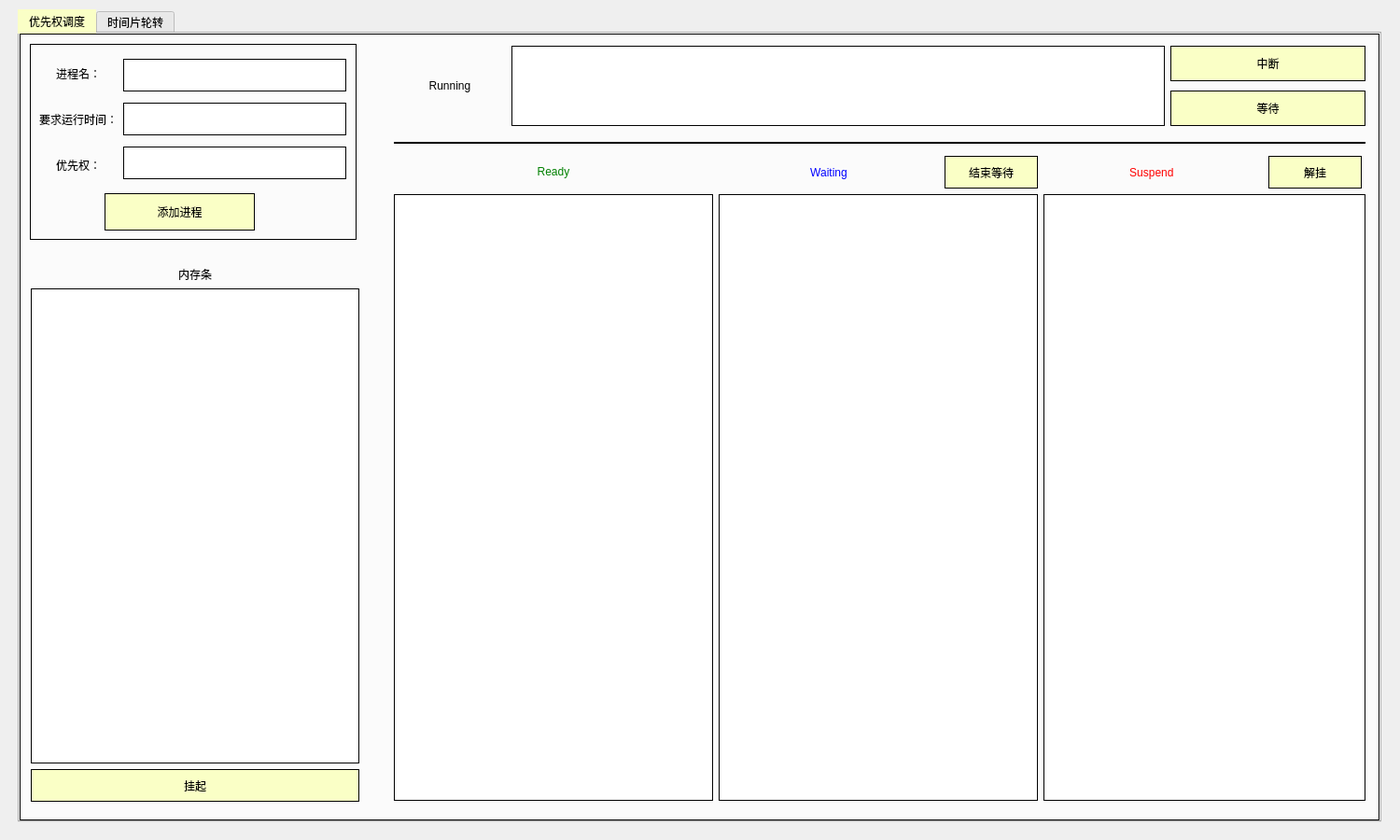
<?xml version="1.0" encoding="UTF-8"?>
<ui version="4.0">
 <class>MainWindow</class>
 <widget class="QMainWindow" name="MainWindow">
  <property name="geometry">
   <rect>
    <x>0</x>
    <y>0</y>
    <width>1500</width>
    <height>900</height>
   </rect>
  </property>
  <property name="windowTitle">
   <string>CPU Scheduling</string>
  </property>
  <property name="styleSheet">
   <string notr="true">*{
font: 12pt &quot;楷体&quot;;
color:black;
}
QFrame{
border:1px solid black;
}
QLineEdit{
border:1px solid black;
}
QTabWidget{
border:1px solid black;
}
QTabBar::tab:selected,QTabBar::tab:hover{
background-color:rgb(250, 255, 198);
}
QListWidget{
border:1px solid black;
font: 16pt &quot;Times New Roman&quot;;
}
QListWidget::item{
border:1px solid black;
font: 16pt &quot;Times New Roman&quot;;
}
QLabel{
border:0px;
}
QPushButton{
border:1px solid black;
background-color:rgb(250, 255, 198);
}
QPushButton:pressed{
padding-left:3px;
padding-top:3px;
}</string>
  </property>
  <property name="tabShape">
   <enum>QTabWidget::Triangular</enum>
  </property>
  <widget class="QWidget" name="centralwidget">
   <property name="styleSheet">
    <string notr="true"/>
   </property>
   <widget class="QTabWidget" name="tabWidget">
    <property name="geometry">
     <rect>
      <x>19</x>
      <y>10</y>
      <width>1461</width>
      <height>871</height>
     </rect>
    </property>
    <property name="styleSheet">
     <string notr="true"/>
    </property>
    <property name="currentIndex">
     <number>0</number>
    </property>
    <property name="iconSize">
     <size>
      <width>16</width>
      <height>16</height>
     </size>
    </property>
    <widget class="QWidget" name="tab_1">
     <attribute name="title">
      <string>优先权调度</string>
     </attribute>
     <widget class="QWidget" name="layoutWidget">
      <property name="geometry">
       <rect>
        <x>400</x>
        <y>10</y>
        <width>1041</width>
        <height>91</height>
       </rect>
      </property>
      <layout class="QGridLayout" name="gridLayout_2">
       <item row="0" column="0" rowspan="6">
        <widget class="QLabel" name="label_10">
         <property name="minimumSize">
          <size>
           <width>0</width>
           <height>86</height>
          </size>
         </property>
         <property name="maximumSize">
          <size>
           <width>120</width>
           <height>86</height>
          </size>
         </property>
         <property name="styleSheet">
          <string notr="true">font: 16pt &quot;Times New Roman&quot;;</string>
         </property>
         <property name="text">
          <string>Running</string>
         </property>
         <property name="alignment">
          <set>Qt::AlignCenter</set>
         </property>
        </widget>
       </item>
       <item row="0" column="2" rowspan="3">
        <widget class="QPushButton" name="btnInterrupt">
         <property name="minimumSize">
          <size>
           <width>0</width>
           <height>38</height>
          </size>
         </property>
         <property name="text">
          <string>中断</string>
         </property>
        </widget>
       </item>
       <item row="3" column="2" rowspan="3">
        <widget class="QPushButton" name="btnWaiting">
         <property name="minimumSize">
          <size>
           <width>0</width>
           <height>38</height>
          </size>
         </property>
         <property name="text">
          <string>等待</string>
         </property>
        </widget>
       </item>
       <item row="0" column="1" rowspan="6">
        <widget class="QListWidget" name="RunningPCB">
         <property name="minimumSize">
          <size>
           <width>0</width>
           <height>86</height>
          </size>
         </property>
         <property name="maximumSize">
          <size>
           <width>700</width>
           <height>86</height>
          </size>
         </property>
         <property name="styleSheet">
          <string notr="true">QListWidget::item {
height: 86px;
font: 16pt &quot;Times New Roman&quot;;
}</string>
         </property>
        </widget>
       </item>
      </layout>
     </widget>
     <widget class="Line" name="line">
      <property name="geometry">
       <rect>
        <x>400</x>
        <y>115</y>
        <width>1041</width>
        <height>2</height>
       </rect>
      </property>
      <property name="minimumSize">
       <size>
        <width>0</width>
        <height>0</height>
       </size>
      </property>
      <property name="styleSheet">
       <string notr="true"/>
      </property>
      <property name="frameShadow">
       <enum>QFrame::Plain</enum>
      </property>
      <property name="orientation">
       <enum>Qt::Horizontal</enum>
      </property>
     </widget>
     <widget class="QWidget" name="layoutWidget">
      <property name="geometry">
       <rect>
        <x>400</x>
        <y>130</y>
        <width>1041</width>
        <height>691</height>
       </rect>
      </property>
      <layout class="QGridLayout" name="gridLayout">
       <item row="0" column="1">
        <widget class="QLabel" name="label_8">
         <property name="styleSheet">
          <string notr="true">font: 16pt &quot;Times New Roman&quot;;
color:blue;</string>
         </property>
         <property name="text">
          <string>Waiting</string>
         </property>
         <property name="alignment">
          <set>Qt::AlignCenter</set>
         </property>
        </widget>
       </item>
       <item row="0" column="0">
        <widget class="QLabel" name="label_7">
         <property name="maximumSize">
          <size>
           <width>16777215</width>
           <height>30</height>
          </size>
         </property>
         <property name="styleSheet">
          <string notr="true">font: 16pt &quot;Times New Roman&quot;;
color:green;</string>
         </property>
         <property name="text">
          <string>Ready</string>
         </property>
         <property name="alignment">
          <set>Qt::AlignCenter</set>
         </property>
        </widget>
       </item>
       <item row="0" column="3">
        <widget class="QLabel" name="label_9">
         <property name="minimumSize">
          <size>
           <width>235</width>
           <height>0</height>
          </size>
         </property>
         <property name="styleSheet">
          <string notr="true">font: 16pt &quot;Times New Roman&quot;;
color:red;</string>
         </property>
         <property name="text">
          <string>Suspend </string>
         </property>
         <property name="alignment">
          <set>Qt::AlignCenter</set>
         </property>
        </widget>
       </item>
       <item row="0" column="2">
        <widget class="QPushButton" name="btnDeWaiting">
         <property name="minimumSize">
          <size>
           <width>0</width>
           <height>35</height>
          </size>
         </property>
         <property name="maximumSize">
          <size>
           <width>100</width>
           <height>16777215</height>
          </size>
         </property>
         <property name="text">
          <string>结束等待</string>
         </property>
        </widget>
       </item>
       <item row="1" column="3" colspan="4">
        <widget class="QListWidget" name="SuspendPCB">
         <property name="minimumSize">
          <size>
           <width>340</width>
           <height>0</height>
          </size>
         </property>
         <property name="styleSheet">
          <string notr="true">QListWidget::item {
height: 105px;
font: 16pt &quot;Times New Roman&quot;;
}</string>
         </property>
        </widget>
       </item>
       <item row="0" column="4" colspan="3">
        <widget class="QPushButton" name="btnDeSuspend">
         <property name="minimumSize">
          <size>
           <width>0</width>
           <height>35</height>
          </size>
         </property>
         <property name="maximumSize">
          <size>
           <width>100</width>
           <height>16777215</height>
          </size>
         </property>
         <property name="text">
          <string>解挂</string>
         </property>
        </widget>
       </item>
       <item row="1" column="0">
        <widget class="QListWidget" name="ReadyPCB">
         <property name="maximumSize">
          <size>
           <width>342</width>
           <height>16777215</height>
          </size>
         </property>
         <property name="styleSheet">
          <string notr="true">QListWidget::item {
height: 105px;
font: 16pt &quot;Times New Roman&quot;;
}</string>
         </property>
        </widget>
       </item>
       <item row="1" column="1" colspan="2">
        <widget class="QListWidget" name="WaitingPCB">
         <property name="minimumSize">
          <size>
           <width>342</width>
           <height>0</height>
          </size>
         </property>
         <property name="styleSheet">
          <string notr="true">QListWidget::item {
height: 105px;
font: 16pt &quot;Times New Roman&quot;;
}</string>
         </property>
        </widget>
       </item>
      </layout>
     </widget>
     <widget class="QWidget" name="layoutWidget_4">
      <property name="geometry">
       <rect>
        <x>11</x>
        <y>231</y>
        <width>352</width>
        <height>591</height>
       </rect>
      </property>
      <layout class="QVBoxLayout" name="verticalLayout_3">
       <item>
        <widget class="QLabel" name="label_6">
         <property name="minimumSize">
          <size>
           <width>0</width>
           <height>35</height>
          </size>
         </property>
         <property name="styleSheet">
          <string notr="true">font: 14pt &quot;楷体&quot;;</string>
         </property>
         <property name="text">
          <string>内存条</string>
         </property>
         <property name="alignment">
          <set>Qt::AlignBottom|Qt::AlignHCenter</set>
         </property>
        </widget>
       </item>
       <item>
        <widget class="QListWidget" name="PCBlist">
         <property name="minimumSize">
          <size>
           <width>0</width>
           <height>0</height>
          </size>
         </property>
         <property name="font">
          <font>
           <family>Times New Roman</family>
           <pointsize>16</pointsize>
           <italic>false</italic>
           <bold>false</bold>
          </font>
         </property>
         <property name="styleSheet">
          <string notr="true">QListWidget::item {
height: 85px;
}</string>
         </property>
        </widget>
       </item>
       <item>
        <widget class="QPushButton" name="btnSuspend">
         <property name="minimumSize">
          <size>
           <width>0</width>
           <height>35</height>
          </size>
         </property>
         <property name="text">
          <string>挂起</string>
         </property>
        </widget>
       </item>
      </layout>
     </widget>
     <widget class="QFrame" name="frame">
      <property name="geometry">
       <rect>
        <x>10</x>
        <y>10</y>
        <width>350</width>
        <height>210</height>
       </rect>
      </property>
      <property name="styleSheet">
       <string notr="true"/>
      </property>
      <property name="frameShape">
       <enum>QFrame::StyledPanel</enum>
      </property>
      <property name="frameShadow">
       <enum>QFrame::Raised</enum>
      </property>
      <widget class="QPushButton" name="btnAddProcess">
       <property name="geometry">
        <rect>
         <x>80</x>
         <y>160</y>
         <width>161</width>
         <height>40</height>
        </rect>
       </property>
       <property name="text">
        <string>添加进程</string>
       </property>
      </widget>
      <widget class="QWidget" name="layoutWidget_5">
       <property name="geometry">
        <rect>
         <x>10</x>
         <y>10</y>
         <width>329</width>
         <height>141</height>
        </rect>
       </property>
       <layout class="QHBoxLayout" name="horizontalLayout">
        <item>
         <layout class="QVBoxLayout" name="verticalLayout">
          <item>
           <widget class="QLabel" name="label">
            <property name="minimumSize">
             <size>
              <width>0</width>
              <height>30</height>
             </size>
            </property>
            <property name="styleSheet">
             <string notr="true">font: 14pt &quot;楷体&quot;;</string>
            </property>
            <property name="text">
             <string>进程名：</string>
            </property>
            <property name="alignment">
             <set>Qt::AlignCenter</set>
            </property>
           </widget>
          </item>
          <item>
           <widget class="QLabel" name="label_2">
            <property name="minimumSize">
             <size>
              <width>0</width>
              <height>30</height>
             </size>
            </property>
            <property name="styleSheet">
             <string notr="true">font: 14pt &quot;楷体&quot;;</string>
            </property>
            <property name="text">
             <string>要求运行时间：</string>
            </property>
            <property name="alignment">
             <set>Qt::AlignCenter</set>
            </property>
           </widget>
          </item>
          <item>
           <widget class="QLabel" name="label_3">
            <property name="minimumSize">
             <size>
              <width>0</width>
              <height>30</height>
             </size>
            </property>
            <property name="styleSheet">
             <string notr="true">font: 14pt &quot;楷体&quot;;</string>
            </property>
            <property name="text">
             <string>优先权：</string>
            </property>
            <property name="alignment">
             <set>Qt::AlignCenter</set>
            </property>
           </widget>
          </item>
         </layout>
        </item>
        <item>
         <layout class="QVBoxLayout" name="verticalLayout_2">
          <item>
           <widget class="QLineEdit" name="pcb_name">
            <property name="minimumSize">
             <size>
              <width>0</width>
              <height>35</height>
             </size>
            </property>
           </widget>
          </item>
          <item>
           <widget class="QLineEdit" name="pcb_time">
            <property name="minimumSize">
             <size>
              <width>0</width>
              <height>35</height>
             </size>
            </property>
           </widget>
          </item>
          <item>
           <widget class="QLineEdit" name="pcb_vip">
            <property name="minimumSize">
             <size>
              <width>0</width>
              <height>35</height>
             </size>
            </property>
           </widget>
          </item>
         </layout>
        </item>
       </layout>
      </widget>
     </widget>
    </widget>
    <widget class="QWidget" name="tab_2">
     <attribute name="title">
      <string>时间片轮转</string>
     </attribute>
     <widget class="QWidget" name="layoutWidget_2">
      <property name="geometry">
       <rect>
        <x>400</x>
        <y>10</y>
        <width>1041</width>
        <height>91</height>
       </rect>
      </property>
      <layout class="QGridLayout" name="gridLayout_3">
       <item row="0" column="0" rowspan="6">
        <widget class="QLabel" name="label_11">
         <property name="minimumSize">
          <size>
           <width>0</width>
           <height>86</height>
          </size>
         </property>
         <property name="maximumSize">
          <size>
           <width>120</width>
           <height>86</height>
          </size>
         </property>
         <property name="styleSheet">
          <string notr="true">font: 16pt &quot;Times New Roman&quot;;</string>
         </property>
         <property name="text">
          <string>Running</string>
         </property>
         <property name="alignment">
          <set>Qt::AlignCenter</set>
         </property>
        </widget>
       </item>
       <item row="0" column="2" rowspan="3">
        <widget class="QPushButton" name="btnInterrupt_2">
         <property name="minimumSize">
          <size>
           <width>0</width>
           <height>38</height>
          </size>
         </property>
         <property name="text">
          <string>中断</string>
         </property>
        </widget>
       </item>
       <item row="3" column="2" rowspan="3">
        <widget class="QPushButton" name="btnWaiting_2">
         <property name="minimumSize">
          <size>
           <width>0</width>
           <height>38</height>
          </size>
         </property>
         <property name="text">
          <string>等待</string>
         </property>
        </widget>
       </item>
       <item row="0" column="1" rowspan="6">
        <widget class="QListWidget" name="RunningPCB_2">
         <property name="minimumSize">
          <size>
           <width>0</width>
           <height>86</height>
          </size>
         </property>
         <property name="maximumSize">
          <size>
           <width>700</width>
           <height>86</height>
          </size>
         </property>
         <property name="styleSheet">
          <string notr="true">QListWidget::item {
height: 86px;
font: 16pt &quot;Times New Roman&quot;;
}</string>
         </property>
        </widget>
       </item>
      </layout>
     </widget>
     <widget class="Line" name="line_2">
      <property name="geometry">
       <rect>
        <x>400</x>
        <y>115</y>
        <width>1041</width>
        <height>2</height>
       </rect>
      </property>
      <property name="minimumSize">
       <size>
        <width>0</width>
        <height>0</height>
       </size>
      </property>
      <property name="styleSheet">
       <string notr="true"/>
      </property>
      <property name="frameShadow">
       <enum>QFrame::Plain</enum>
      </property>
      <property name="orientation">
       <enum>Qt::Horizontal</enum>
      </property>
     </widget>
     <widget class="QWidget" name="layoutWidget_3">
      <property name="geometry">
       <rect>
        <x>400</x>
        <y>130</y>
        <width>1041</width>
        <height>691</height>
       </rect>
      </property>
      <layout class="QGridLayout" name="gridLayout_4">
       <item row="0" column="1">
        <widget class="QLabel" name="label_12">
         <property name="styleSheet">
          <string notr="true">font: 16pt &quot;Times New Roman&quot;;
color:blue;</string>
         </property>
         <property name="text">
          <string>Waiting</string>
         </property>
         <property name="alignment">
          <set>Qt::AlignCenter</set>
         </property>
        </widget>
       </item>
       <item row="0" column="0">
        <widget class="QLabel" name="label_13">
         <property name="maximumSize">
          <size>
           <width>16777215</width>
           <height>30</height>
          </size>
         </property>
         <property name="styleSheet">
          <string notr="true">font: 16pt &quot;Times New Roman&quot;;
color:green;</string>
         </property>
         <property name="text">
          <string>Ready</string>
         </property>
         <property name="alignment">
          <set>Qt::AlignCenter</set>
         </property>
        </widget>
       </item>
       <item row="0" column="2">
        <widget class="QPushButton" name="btnDeWaiting_2">
         <property name="minimumSize">
          <size>
           <width>0</width>
           <height>35</height>
          </size>
         </property>
         <property name="maximumSize">
          <size>
           <width>100</width>
           <height>16777215</height>
          </size>
         </property>
         <property name="text">
          <string>结束等待</string>
         </property>
        </widget>
       </item>
       <item row="1" column="0">
        <widget class="QListWidget" name="ReadyPCB_2">
         <property name="maximumSize">
          <size>
           <width>342</width>
           <height>16777215</height>
          </size>
         </property>
         <property name="styleSheet">
          <string notr="true">QListWidget::item {
height: 105px;
font: 16pt &quot;Times New Roman&quot;;
}</string>
         </property>
        </widget>
       </item>
       <item row="0" column="3">
        <widget class="QLabel" name="label_14">
         <property name="minimumSize">
          <size>
           <width>235</width>
           <height>0</height>
          </size>
         </property>
         <property name="styleSheet">
          <string notr="true">font: 16pt &quot;Times New Roman&quot;;
color:red;</string>
         </property>
         <property name="text">
          <string>Suspend </string>
         </property>
         <property name="alignment">
          <set>Qt::AlignCenter</set>
         </property>
        </widget>
       </item>
       <item row="1" column="1" colspan="2">
        <widget class="QListWidget" name="WaitingPCB_2">
         <property name="minimumSize">
          <size>
           <width>342</width>
           <height>0</height>
          </size>
         </property>
         <property name="styleSheet">
          <string notr="true">QListWidget::item {
height: 105px;
font: 16pt &quot;Times New Roman&quot;;
}</string>
         </property>
        </widget>
       </item>
       <item row="0" column="4" colspan="3">
        <widget class="QPushButton" name="btnDeSuspend_2">
         <property name="minimumSize">
          <size>
           <width>0</width>
           <height>35</height>
          </size>
         </property>
         <property name="maximumSize">
          <size>
           <width>100</width>
           <height>16777215</height>
          </size>
         </property>
         <property name="text">
          <string>解挂</string>
         </property>
        </widget>
       </item>
       <item row="1" column="3" colspan="4">
        <widget class="QListWidget" name="SuspendPCB_2">
         <property name="minimumSize">
          <size>
           <width>340</width>
           <height>0</height>
          </size>
         </property>
         <property name="styleSheet">
          <string notr="true">QListWidget::item {
height: 105px;
font: 16pt &quot;Times New Roman&quot;;
}</string>
         </property>
        </widget>
       </item>
      </layout>
     </widget>
     <widget class="QFrame" name="frame_2">
      <property name="geometry">
       <rect>
        <x>10</x>
        <y>10</y>
        <width>350</width>
        <height>210</height>
       </rect>
      </property>
      <property name="styleSheet">
       <string notr="true"/>
      </property>
      <property name="frameShape">
       <enum>QFrame::StyledPanel</enum>
      </property>
      <property name="frameShadow">
       <enum>QFrame::Raised</enum>
      </property>
      <widget class="QPushButton" name="btnAddProcess_2">
       <property name="geometry">
        <rect>
         <x>80</x>
         <y>160</y>
         <width>161</width>
         <height>40</height>
        </rect>
       </property>
       <property name="text">
        <string>添加进程</string>
       </property>
      </widget>
      <widget class="QWidget" name="layoutWidget_6">
       <property name="geometry">
        <rect>
         <x>10</x>
         <y>10</y>
         <width>329</width>
         <height>141</height>
        </rect>
       </property>
       <layout class="QHBoxLayout" name="horizontalLayout_2">
        <item>
         <layout class="QVBoxLayout" name="verticalLayout_4">
          <item>
           <widget class="QLabel" name="label_15">
            <property name="minimumSize">
             <size>
              <width>0</width>
              <height>30</height>
             </size>
            </property>
            <property name="styleSheet">
             <string notr="true">font: 14pt &quot;楷体&quot;;</string>
            </property>
            <property name="text">
             <string>时间片大小：</string>
            </property>
            <property name="alignment">
             <set>Qt::AlignCenter</set>
            </property>
           </widget>
          </item>
          <item>
           <widget class="QLabel" name="label_4">
            <property name="minimumSize">
             <size>
              <width>0</width>
              <height>30</height>
             </size>
            </property>
            <property name="styleSheet">
             <string notr="true">font: 14pt &quot;楷体&quot;;</string>
            </property>
            <property name="text">
             <string>进程名：</string>
            </property>
            <property name="alignment">
             <set>Qt::AlignCenter</set>
            </property>
           </widget>
          </item>
          <item>
           <widget class="QLabel" name="label_5">
            <property name="minimumSize">
             <size>
              <width>0</width>
              <height>30</height>
             </size>
            </property>
            <property name="styleSheet">
             <string notr="true">font: 14pt &quot;楷体&quot;;</string>
            </property>
            <property name="text">
             <string>要求运行时间：</string>
            </property>
            <property name="alignment">
             <set>Qt::AlignCenter</set>
            </property>
           </widget>
          </item>
         </layout>
        </item>
        <item>
         <layout class="QVBoxLayout" name="verticalLayout_5">
          <item>
           <widget class="QLineEdit" name="timeSlice">
            <property name="minimumSize">
             <size>
              <width>0</width>
              <height>35</height>
             </size>
            </property>
           </widget>
          </item>
          <item>
           <widget class="QLineEdit" name="pcb_name_2">
            <property name="minimumSize">
             <size>
              <width>0</width>
              <height>35</height>
             </size>
            </property>
           </widget>
          </item>
          <item>
           <widget class="QLineEdit" name="pcb_time_2">
            <property name="minimumSize">
             <size>
              <width>0</width>
              <height>35</height>
             </size>
            </property>
           </widget>
          </item>
         </layout>
        </item>
       </layout>
      </widget>
     </widget>
     <widget class="QWidget" name="layoutWidget_7">
      <property name="geometry">
       <rect>
        <x>11</x>
        <y>231</y>
        <width>352</width>
        <height>591</height>
       </rect>
      </property>
      <layout class="QVBoxLayout" name="verticalLayout_6">
       <item>
        <widget class="QLabel" name="label_16">
         <property name="minimumSize">
          <size>
           <width>0</width>
           <height>35</height>
          </size>
         </property>
         <property name="styleSheet">
          <string notr="true">font: 14pt &quot;楷体&quot;;</string>
         </property>
         <property name="text">
          <string>内存条</string>
         </property>
         <property name="alignment">
          <set>Qt::AlignBottom|Qt::AlignHCenter</set>
         </property>
        </widget>
       </item>
       <item>
        <widget class="QListWidget" name="PCBlist_2">
         <property name="minimumSize">
          <size>
           <width>0</width>
           <height>0</height>
          </size>
         </property>
         <property name="font">
          <font>
           <family>Times New Roman</family>
           <pointsize>16</pointsize>
           <italic>false</italic>
           <bold>false</bold>
          </font>
         </property>
         <property name="styleSheet">
          <string notr="true">QListWidget::item {
height: 85px;
}</string>
         </property>
        </widget>
       </item>
       <item>
        <widget class="QPushButton" name="btnSuspend_2">
         <property name="minimumSize">
          <size>
           <width>0</width>
           <height>35</height>
          </size>
         </property>
         <property name="text">
          <string>挂起</string>
         </property>
        </widget>
       </item>
      </layout>
     </widget>
    </widget>
   </widget>
  </widget>
 </widget>
 <resources/>
 <connections/>
</ui>
